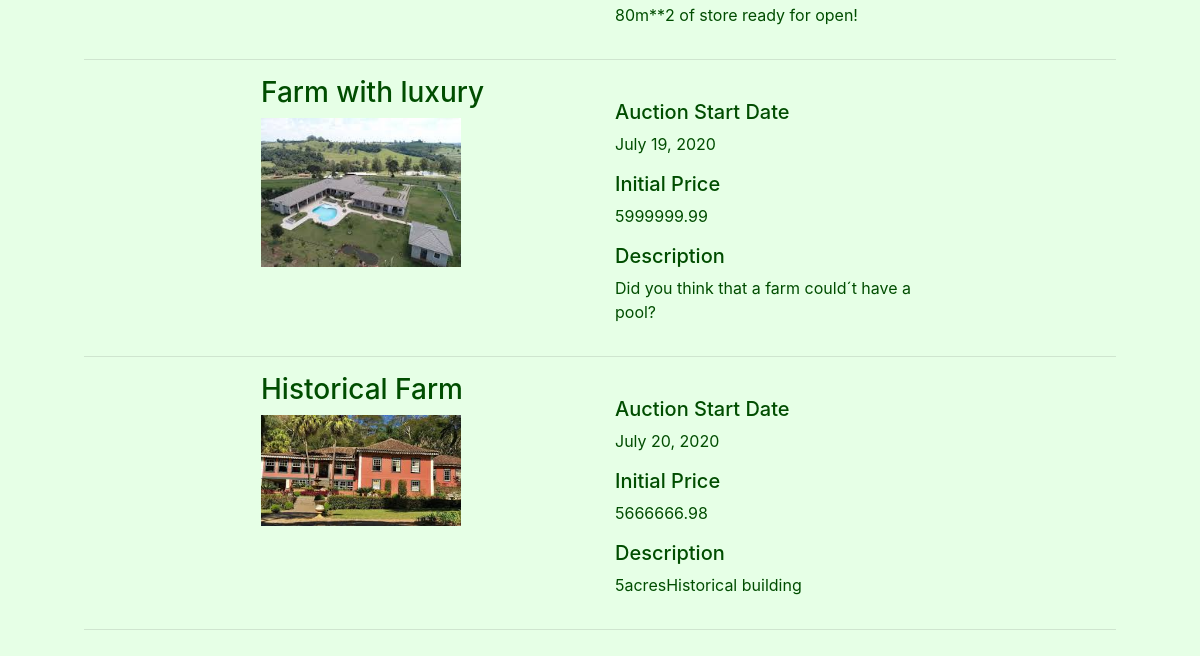
The app's page / (lower part), older data.
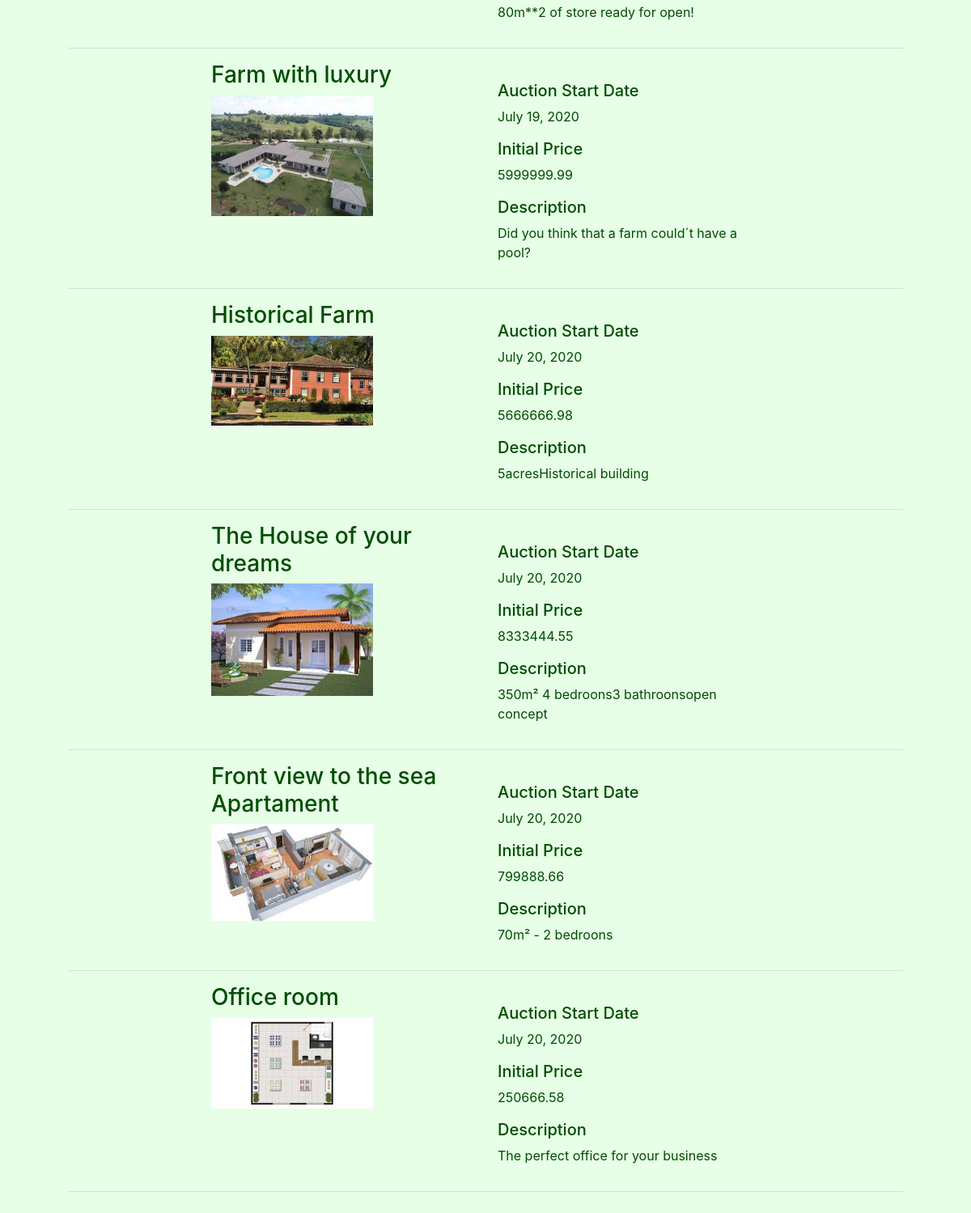
The same page, newer data.
### auctions/models.py (models this page shows, shortened)
class Listings(models.Model):
    STATUS = (
        ('Active', 'Active - Receiving Bids'),
        ('To Begin', 'To Begin - De Auction didn´t start yet'),
        ('Closed', 'Closed - The seller gave up the auction'),
        ('Sold', 'Sold'),
    )
    Ltitle = models.CharField(help_text="Choose a title for your listing",max_length=50)
    Ccode=models.IntegerField(help_text="Categories Ex: 1-Apartament,2-Commercial,3-Farm, 4-House ") #foreign key from PropTypes
    Ldescription = models.CharField(max_length=250)
    Lprice = models.FloatField(help_text="starting bid Just USD") #initial price
    Ldatestart = models.DateField(help_text="Please use the following format: <em>YYYY-MM-DD</em>. for the auction start")
    Lduration = models.IntegerField(help_text="Duration expressed in days" )
    Luser = models.CharField(max_length=25)
    Limage= models.ImageField(upload_to="media", blank=True) #Name of the picture saved on static folder
    Lstatus = models.CharField(max_length=8, choices=STATUS )

### auctions/views.py (the view)
# urls.py: path("", views.index, name="index"),
def index(request):
    d = datetime.datetime.now()
    context={
            "d" : d,
            "ActiveListings": Listings.objects.all(),
    }
    return render(request, "auctions/index.html", context)

### auctions/templates/auctions/index.html (shortened to what this page needs)
{% extends "auctions/layout.html" %}
{% block body %}
    <div class="form-group">
      	<form >
            {% if ActiveListings|length > 0 %}
                {% for Active in ActiveListings %}
                    {%if Active.Lstatus == "Active"%}
                        <div class="container" style="border:#004d00; width:90%">
                            <div class="row"  width="1700px">
                                <div class="col-lg-2">
                                </div>
                                <div class="col-lg-4">
                                    <h3>{{ Active.Ltitle }}</h3>
    		                            <img src=" {{Active.Limage.url}} "  width="200">
                                    <br>
                                </div>
                                <div class="col-lg-4">
                                  <br>
                                  <h5>Auction Start Date  </h5>
                                  <p>{{ Active.Ldatestart }}</p>
                                    <h5>Initial Price </h5>
                                    <p> {{ Active.Lprice }}</p>
                       	          <h5>Description</h5>
    					        	          <p>{{ Active.Ldescription }}</p>
                                </div>
                                <div class="col-lg-2">
                                </div>
                            </div>
                            <hr>
                        </div>
                        {%endif%}
    				        {% endfor %}
                </div>
            {% else %}
    	         	<div class="form-group">
    		          	<output>No matches found</output>
    	        	</div>
    	{% endif %}
{% endblock %}

### auctions/templates/auctions/layout.html (shortened to what this page needs)
{% load static %}
<!DOCTYPE html>
<html lang="en">
    <head>
        <link rel="stylesheet" href="https://stackpath.bootstrapcdn.com/bootstrap/4.4.1/css/bootstrap.min.css">
        <link rel="stylesheet" href="https://cdnjs.cloudflare.com/ajax/libs/font-awesome/4.7.0/css/font-awesome.min.css">
        <link href="{% static 'auctions/styles.css' %}" rel="stylesheet">
    </head>
    <body>
      {% block body %}
      {% endblock %}

### auctions/static/auctions/styles.css (style rules this page uses)
body { padding: 10px; }

### auctions/templates/auctions/layout.html (style rules this page uses)
body { background-color:#e6ffe6 ; color: #004d00; }

Row changes from the older to the newer data that the page shows:
added Listings: Ltitle "The House of your dreams", Limage (picture), Ldatestart "July 20, 2020", Lprice "8333444.55", Ldescription "350m² 4 bedroons3 bathroonsopen concept"
added Listings: Ltitle "Front view to the sea Apartament", Limage (picture), Ldatestart "July 20, 2020", Lprice "799888.66", Ldescription "70m² - 2 bedroons"
added Listings: Ltitle "Office room", Limage (picture), Ldatestart "July 20, 2020", Lprice "250666.58", Ldescription "The perfect office for your business"
